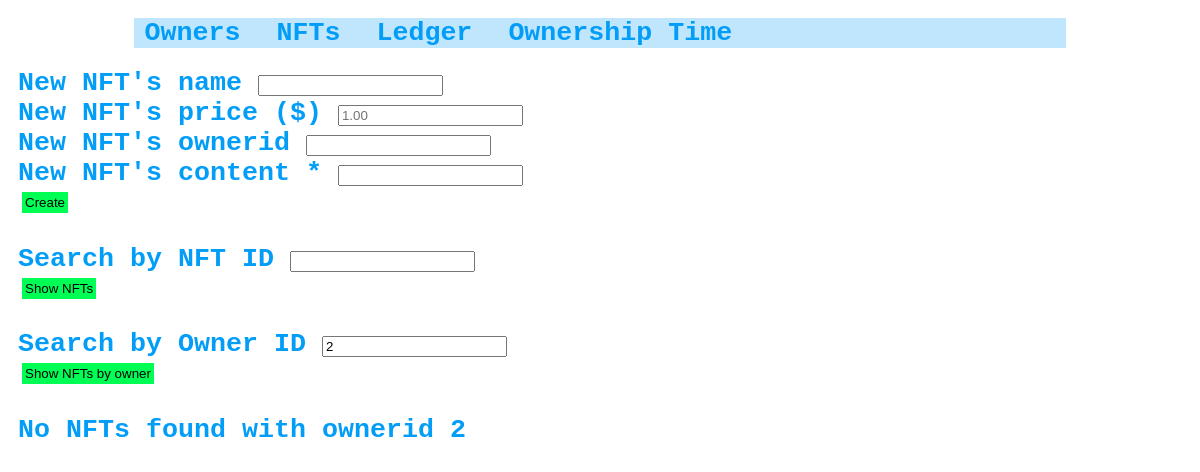
The page /lab2/nft.php?ownerid=2 on the database as committed earlier.
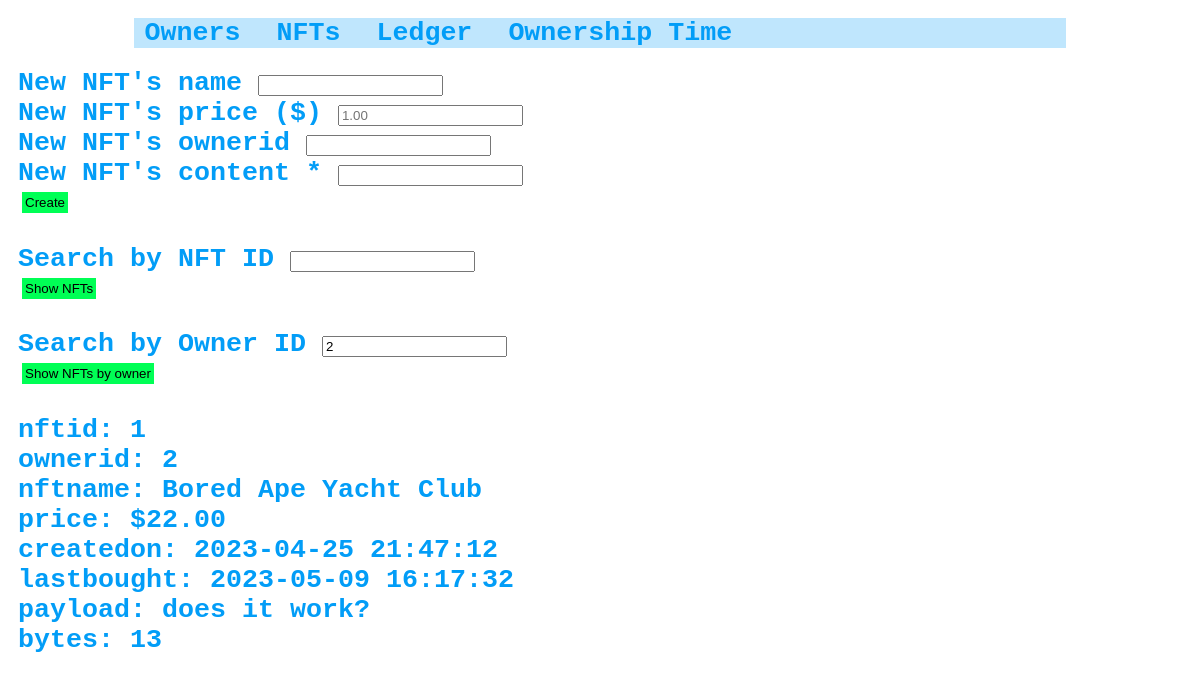
The same page on the database as committed later.
### tables this page shows
CREATE TABLE nft (
    nftid integer primary key autoincrement,
    ownerid integer default null,
    nftname text,
    price numeric(14, 2) not null default 0.00,
    createdon text default CURRENT_TIMESTAMP,
    lastbought text default CURRENT_TIMESTAMP,
    payloadtype text default null,
    payloadfilename text default null,
    payload blob default null CHECK (length(payload) <= 1048576),
    foreign key (ownerid) references owner(ownerid) on update cascade on delete set null
);

### lab2/nft.php (the view, shortened to what this page needs)
<html>
    <head>
        <link rel="stylesheet" href="style.css">
    </head>
<?php
require_once("config.php");
require_once("nav.php");
function displayNFT($nft, $cols) {
    $output = "<div>";
    foreach($cols as $col) {
        if ($nft[$col] == "") continue;
        if ($col === "price") {
            $nft[$col] = '$' . number_format($nft[$col], 2);
        }
        $output .= $col . ": " . $nft[$col] . "<br>";
    }
    $output .= "</div>";
    echo $output . "<br>";
}
if (isset($_REQUEST["ownerid"])) {
    $q = null;
    $ownerid = null;
    if (isset($_REQUEST["ownerid"])) {
        if (!empty($_REQUEST["ownerid"]) || $_REQUEST["ownerid"] === "0") {
            $ownerid =  intval(htmlspecialchars($_REQUEST["ownerid"]));
        }
    }
    if ($ownerid !== null) {
        $q = $db->prepare("SELECT *,  length(payload) as bytes FROM nft where ownerid = :ownerid");
        $q->bindValue(":ownerid", $ownerid, SQLITE3_INTEGER);
    }
    else {
        $q = $db->prepare("SELECT *,  length(payload) as bytes FROM nft order by createdon desc");
    }
    $r = $q->execute();
    $cols = [];
    $rows = [];
    while($nft = $r->fetchArray(SQLITE3_ASSOC)) {
        if (count($cols) === 0) {
            $cols = array_keys($nft);
        }
        $rows []= $nft;
    }
    if (count($rows) === 0) {
        if ($ownerid !== null) {
            echo "No NFTs found with ownerid $ownerid<br>";
        }
        else {
            echo "No NFTs found<br>";
        }
    }
    else {
        foreach($rows as $nft) {
            displayNFT($nft, $cols);
        }
    }
}
?>
</html>

Rows that differ between the two databases and show on the page:
now on this page (row edited): nft: col "nftid", nftid "1", col "ownerid", ownerid "2", col "nftname", nftname "Bored Ape Yacht Club", col "price", col "$22.00", col "createdon", createdon "2023-04-25 21:47:12", col "lastbought", lastbought "2023-05-09 16:17:32", col "payload", payload "does it work?", col "bytes", col "13"
Other text that changed with them:
$ownerid: "2" → (not shown)
text no longer shown: "No NFTs found with ownerid"
